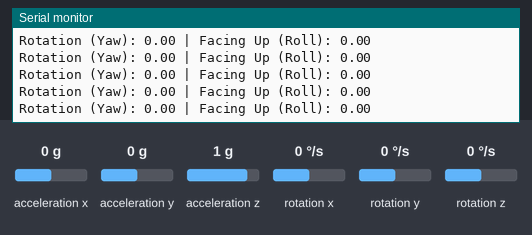
Bench run of a sketch on a simulated Arduino Uno, built with avr-gcc and run on an emulated ATmega328P. Parts: the last lines printed to the serial monitor. Inputs (shaded band) come from the test bench; at power-on: acceleration z 1 g, acceleration y 0 g, acceleration x 0 g, rotation x 0 °/s, rotation y 0 °/s, rotation z 0 °/s.

Above: at 1.7 s.
1.8 s: acceleration z set to -1.4 g
At 2.4 s:
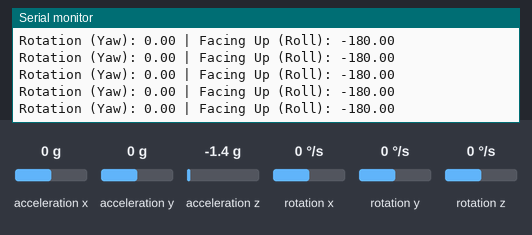
4.8 s: acceleration y set to 0.8 g
At 5.5 s:
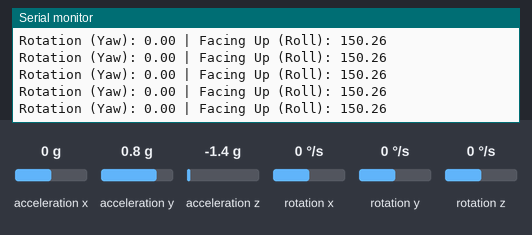
7.8 s: acceleration x set to 0.8 g
At 8.6 s:
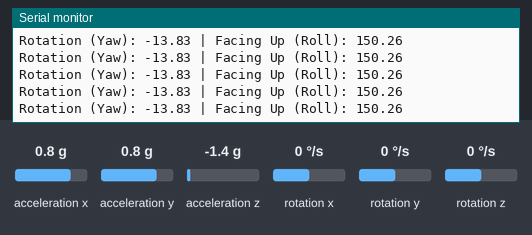
10.8 s: acceleration x set to 0 g
At 11.7 s:
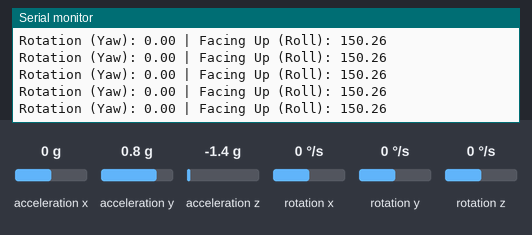
13.8 s: acceleration x set to 1.4 g
At 14.8 s:
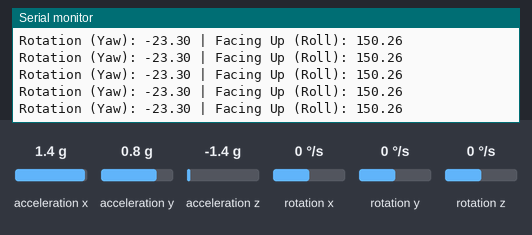
16.8 s: acceleration y set to -1.4 g
At 17.4 s:
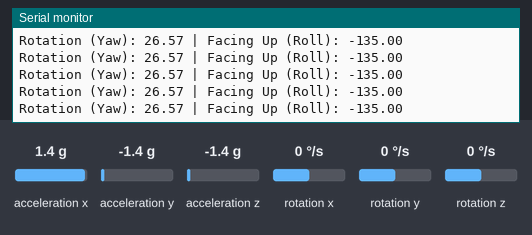
Timing chart, 0 to 19.8 s (numbered marks = the images above; inputs shaded):
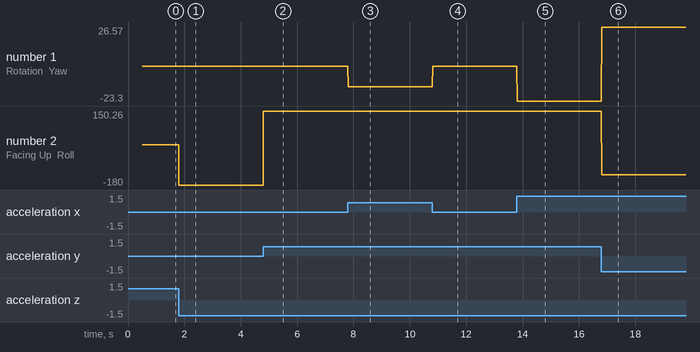

Measured:
- after the input at 1.8 s, the serial monitor: prints a new line at once (image 1)
- after the input at 4.8 s, the serial monitor: prints a new line at once (image 2)
- after the input at 7.8 s, the serial monitor: prints a new line at once (image 3)
- after the input at 10.8 s, the serial monitor: prints a new line at once (image 4)
- after the input at 13.8 s, the serial monitor: prints a new line at once (image 5)
- after the input at 16.8 s, the serial monitor: prints a new line at once (image 6)
- plotted number 1: 0 → -13.83 after the input at 7.8 s, -13.83 → 0 after the input at 10.8 s, 0 → -23.3 after the input at 13.8 s, -23.3 → 26.57 after the input at 16.8 s
- plotted number 2: 0 → -180 after the input at 1.8 s, -180 → 150.26 after the input at 4.8 s, 150.26 → -135 after the input at 16.8 s

The sketch:

test_MPU6050.ino
```cpp
#include <Wire.h>
#include "I2Cdev.h"
#include "MPU6050_6Axis_MotionApps20.h"

#define OUTPUT_READABLE_YAWPITCHROLL

MPU6050 mpu;

bool dmpReady = false;   // set true if DMP init was successful
uint8_t mpuIntStatus;    // holds actual interrupt status byte from MPU
uint8_t devStatus;       // return status after each device operation (0 = success, !0 = error)
uint16_t packetSize;     // expected DMP packet size (default is 42 bytes)
uint8_t fifoBuffer[64];  // FIFO storage buffer

Quaternion q;         // [w, x, y, z]         quaternion container
VectorFloat gravity;  // [x, y, z]            gravity vector
float ypr[3];         // [yaw, pitch, roll]   yaw/pitch/roll container

float rotation;
float facing_up;

volatile bool mpuInterrupt = false;  // indicates whether MPU interrupt pin has gone high

void setup() {
  // Initialize serial communication
  Serial.begin(115200);
  Wire.begin();
  Wire.setClock(400000);  // 400kHz I2C clock

  // Initialize MPU6050
  mpu.initialize();
  devStatus = mpu.dmpInitialize();

  // Set your gyro offsets here
  mpu.setXGyroOffset(220);
  mpu.setYGyroOffset(76);
  mpu.setZGyroOffset(-85);
  mpu.setZAccelOffset(1788);  // Adjust based on your setup

  // Check if DMP initialization was successful
  if (devStatus == 0) {
    mpu.CalibrateAccel(6);
    mpu.CalibrateGyro(6);
    mpu.setDMPEnabled(true);
    mpuIntStatus = mpu.getIntStatus();
    packetSize = mpu.dmpGetFIFOPacketSize();
    dmpReady = true;
  } else {
    Serial.println("DMP Initialization failed!");
  }
}

void loop() {
  if (!dmpReady) return;

  // Check if new data is available
  if (mpu.dmpGetCurrentFIFOPacket(fifoBuffer)) {
    // Get yaw, pitch, roll data
    mpu.dmpGetQuaternion(&q, fifoBuffer);
    mpu.dmpGetGravity(&gravity, &q);
    mpu.dmpGetYawPitchRoll(ypr, &q, &gravity);

    rotation = ypr[0] * 180 / M_PI;  // Yaw
    facing_up = ypr[2] * 180 / M_PI;  // Roll

    Serial.print("Rotation (Yaw): ");
    Serial.print(rotation);
    Serial.print(" | Facing Up (Roll): ");
    Serial.println(facing_up);
  }
}
```
